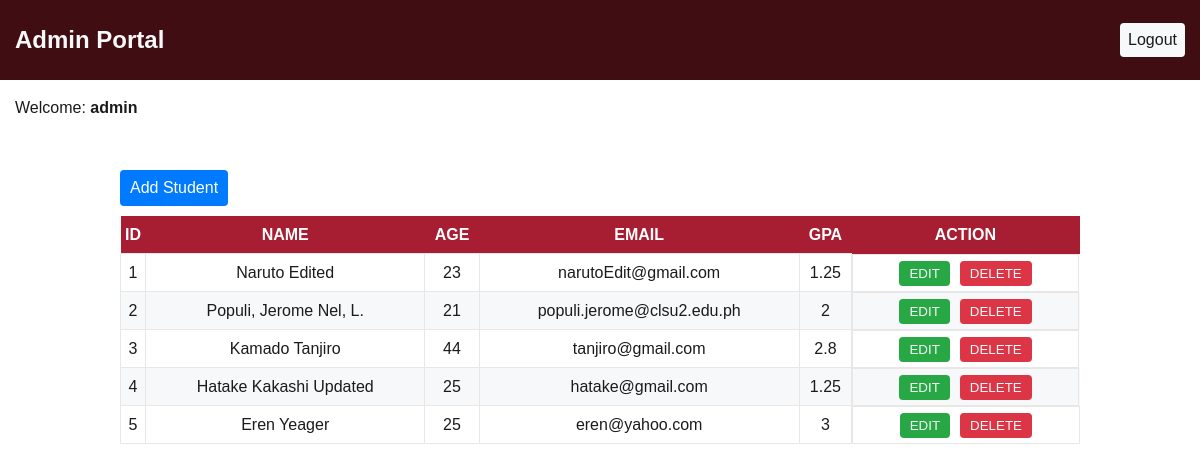
The app's page /admin-page.php (signed in) with its own data.
### tables this page shows
CREATE TABLE `student` (
  `id` int(11) NOT NULL,
  `name` varchar(50) NOT NULL,
  `age` int(2) NOT NULL,
  `email` varchar(50) NOT NULL,
  `gpa` float NOT NULL
);

### read.php (called while the page is built)
<?php
    require('./database.php');
    $queryRead = "SELECT * FROM student";
    $sqlRead = mysqli_query($connection, $queryRead);
?>

### admin-page.php (the view, shortened to what this page needs)
<?php
    require('./read.php');
?>
<!DOCTYPE html>
<html lang="en">
<head>
</head>
<body>
    <div class="homepage-main">
        <div class="homepage-header">
            <h2>Admin Portal</h2>
            <a href="logout.php" onclick=" return confirm('Are you sure you want to logout?');">Logout</a>
        </div>
        <div class="homepage-content">
            <p>Welcome: <span class="username"><?php echo $_SESSION["username"]; ?></p></span>
            <div class="data-content">
                <a href="create.php" class="create-btn">Add Student</a>
                <div class="scroll-container">
                    <table class="data-table">
                        <tr>
                            <th>ID</th>
                            <th>NAME</th>
                            <th>AGE</th>
                            <th>EMAIL</th>
                            <th>GPA</th>
                            <th>ACTION</th>
                        </tr>
                        <?php while($results = mysqli_fetch_array($sqlRead)) { ?>
                        <tr>
                            <td><?php echo $results['id'] ?></td>
                            <td><?php echo $results['name'] ?></td>
                            <td><?php echo $results['age'] ?></td>
                            <td><?php echo $results['email'] ?></td>
                            <td><?php echo $results['gpa'] ?></td>
                            <td class="action-btn">
                                <form action="update.php" method="post">
                                    <input type="submit" name="edit" value="edit" class="edit-btn">
                                </form>
                                <form action="delete.php" method="post">
                                    <input type="submit" name="delete" value="delete" class="delete-btn" onclick="return deleteConfig()">
                                </form>
                            </td>
                        </tr>
                        <?php } ?>
                    </table>
                </div>
            </div>
        </div>
    </div>
</body>
</html>

### records on screen
student: id "1", name "Naruto Edited", age "23", email "narutoEdit@gmail.com", gpa "1.25"
student: id "2", name "Populi, Jerome Nel, L.", age "21", email "populi.jerome@clsu2.edu.ph", gpa "2"
student: id "3", name "Kamado Tanjiro", age "44", email "tanjiro@gmail.com", gpa "2.8"
student: id "4", name "Hatake Kakashi Updated", age "25", email "hatake@gmail.com", gpa "1.25"
student: id "5", name "Eren Yeager", age "25", email "eren@yahoo.com", gpa "3"

### other values on screen
$_SESSION["username"] "admin"
